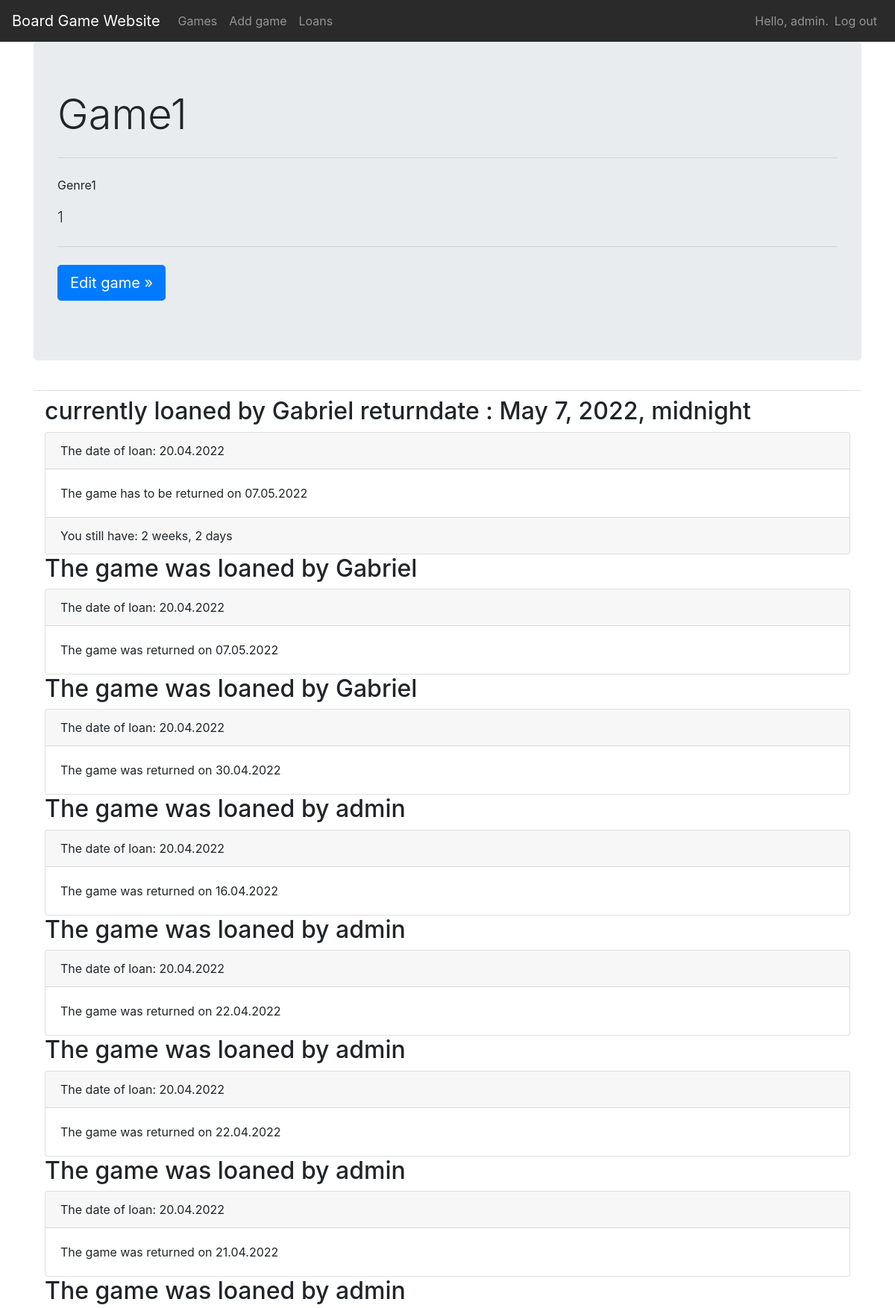
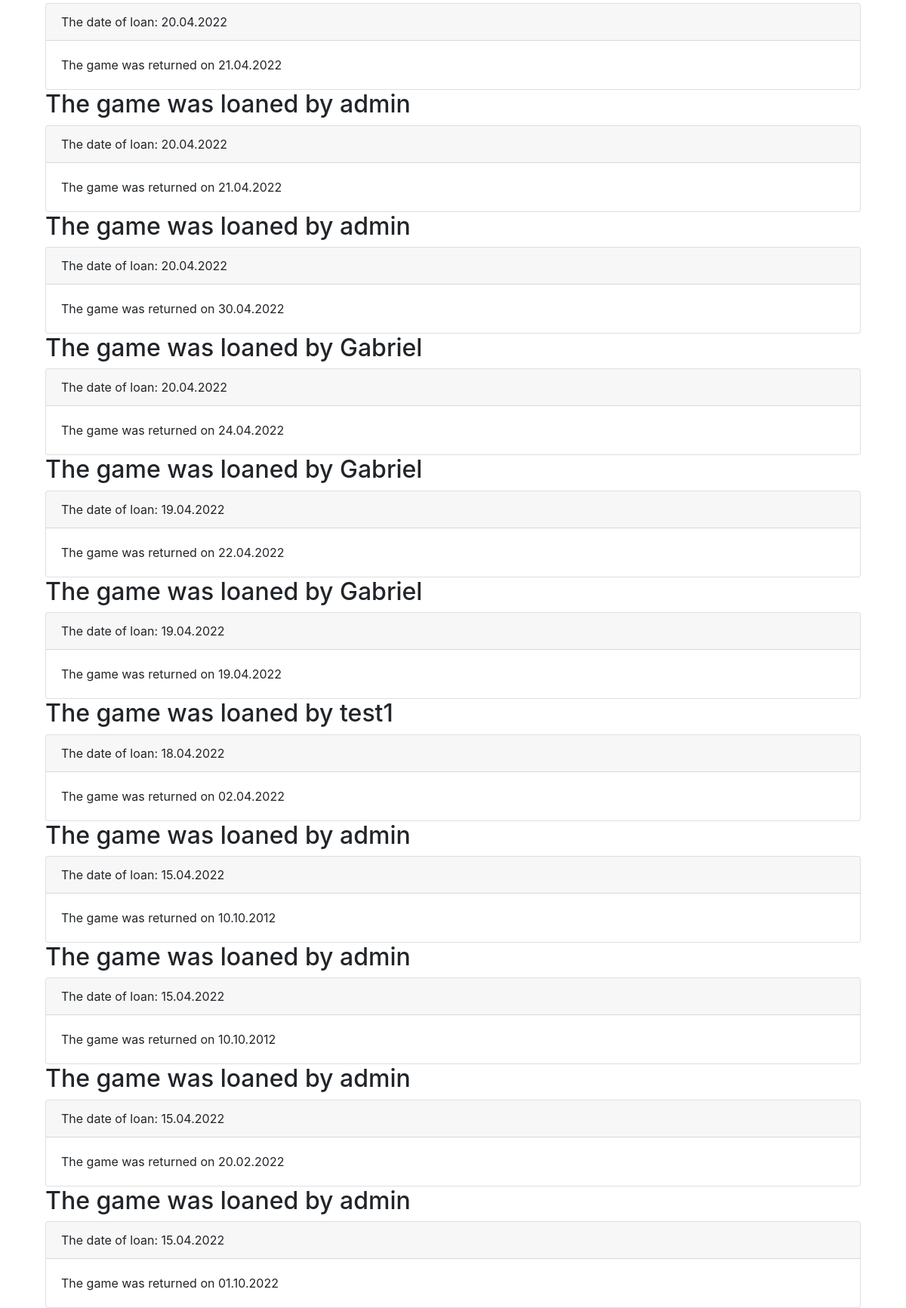
Page /games/7/ (signed in) on the committed database (2 pictures, top to bottom).
### board_games/models.py (models this page shows, shortened)
class BoardGame(models.Model):
    game = models.CharField(max_length=100)
    genre = models.CharField(max_length=200)
    year_published = models.IntegerField()
    description = models.CharField(max_length=500)
    owner = models.ForeignKey(User, on_delete=models.CASCADE)
    loaned = models.BooleanField(default=False)

class GameLoan(models.Model):
    game = models.ForeignKey(BoardGame, on_delete=models.CASCADE)
    owner = models.ForeignKey(User, on_delete=models.CASCADE)
    date_loaned = models.DateTimeField(auto_now_add=True)
    return_date = models.DateTimeField()
    returned = models.BooleanField(default=False)

### board_games/views.py (the view)
# urls.py: path("games/<int:game_id>/", views.game_info, name="game_info"),
@login_required
def game_info(request, game_id):
    game = BoardGame.objects.get(id=game_id)
    loans = GameLoan.objects.filter(game=game).order_by("-id")
    context = {"game": game, "loans": loans}
    return render(request, "board_games/game_info.html", context)

### board_games/templates/board_games/game_info.html (shortened to what this page needs)
{% extends 'board_games/base.html' %}
{% block page_header %}
<div class="jumbotron">
    <h1 class="display-4">{{game.game}}</h1>
    <hr class="my-4">
    <p>{{game.genre}}</p>
    <p class="lead">{{game.description}}</p>
    <hr class="my-4">
    <p class="lead">
        {% if game.owner == user %}
        <a class="btn btn-lg btn-primary" href="{% url 'board_games:edit_game' game.id %}">Edit game &raquo;</a>
        {% else %}
        <p>Game owner: {{ game.owner }}</p>
        {% endif %}
    </p>
</div>
{% endblock page_header %}
{% block content %}
{% if game.loaned %}
<div class="container">
    <h2> currently loaned by {{ loans.first.owner }} returndate : {{ loans.first.return_date }} </h2>
    <div class="card">
        <div class="card-header">The date of loan: {{ loans.first.date_loaned|date:'d.m.Y' }}</div>
        <div class="card-body">The game has to be returned on {{ loans.first.return_date|date:'d.m.Y' }}</div>
        <div class="card-footer">You still have: {{ loans.first.return_date|timeuntil:loans.first.date_loaned }}</div>
    </div>
</div>
{% endif %}
<div class="container">
    {% for loan in loans %}
    <h2>The game was loaned by {{ loan.owner }}</h2>
    <div class="card">
        <div class="card-header">The date of loan: {{ loan.date_loaned|date:'d.m.Y' }}</div>
        <div class="card-body">The game was returned on {{ loan.return_date|date:'d.m.Y' }}</div>
    </div>
    {% endfor %}
</div>
{% endblock content %}

### board_games/templates/board_games/base.html (shortened to what this page needs)
{% load bootstrap4 %}
<!DOCTYPE html>
<html lang="en">
<head>
  {% bootstrap_css %}
</head>
<body>
  <nav class="navbar navbar-expand-md navbar-dark" style="background-color: #2a2a2a;">
    <a class="navbar-brand" href="{% url 'board_games:index'%}">
      Board Game Website</a>
    <div class="collapse navbar-collapse" id="navbarCollapse">
      <ul class="navbar-nav mr-auto">
        <li class="nav-item">
          <a class="nav-link" href="{% url 'board_games:games'%}">
            Games</a>
        </li>
        <li class="nav-item">
          <a class="nav-link" href="{% url 'board_games:add_game'%}">
            Add game</a>
        </li>
        <li class="nav-item">
          <a class="nav-link" href="{% url 'board_games:loans'%}">
            Loans</a>
        </li>
      </ul>
      <ul class="navbar-nav ml-auto">
        {% if user.is_authenticated %}
        <li class="nav-item">
          <span class="navbar-text">Hello, {{ user.username }}.</span>
        </li>
        <li class="nav-item">
          <a class="nav-link" href="{% url 'users:log_out' %}">Log out</a>
        </li>
        {% else %}
        <li class="nav-item">
          <a class="nav-link" href="{% url 'users:register' %}">Register</a>
        </li>
        <li class="nav-item">
          <a class="nav-link" href="{% url 'users:login' %}">Log in</a></li>
        {% endif %}
      </ul>
    </div>
  </nav>
  <main role="main" class="container">
    <div class="pb-2 mb-2 border-bottom">
      {% block page_header %}
      {% endblock page_header %}
    </div>
    <div>
      {% block content %}
      {% endblock content %}
    </div>
  </main>
</body>
</html>

### rows in the picture
BoardGame: game "Game1", genre "Genre1", description "1"
GameLoan: first.owner "Gabriel", first.return_date "May 7, 2022, midnight", first.date_loaned "20.04.2022", first.return_date "07.05.2022", first.return_date "2 weeks, 2 days", owner "Gabriel", date_loaned "20.04.2022", return_date "07.05.2022"
GameLoan: owner "Gabriel", date_loaned "20.04.2022", return_date "30.04.2022"
GameLoan: owner "admin", date_loaned "20.04.2022", return_date "16.04.2022"
GameLoan: owner "admin", date_loaned "20.04.2022", return_date "22.04.2022"
GameLoan: owner "admin", date_loaned "20.04.2022", return_date "22.04.2022"
GameLoan: owner "admin", date_loaned "20.04.2022", return_date "21.04.2022"
GameLoan: owner "admin", date_loaned "20.04.2022", return_date "21.04.2022"
GameLoan: owner "admin", date_loaned "20.04.2022", return_date "21.04.2022"
GameLoan: owner "admin", date_loaned "20.04.2022", return_date "30.04.2022"
GameLoan: owner "Gabriel", date_loaned "20.04.2022", return_date "24.04.2022"
GameLoan: owner "Gabriel", date_loaned "19.04.2022", return_date "22.04.2022"
GameLoan: owner "Gabriel", date_loaned "19.04.2022", return_date "19.04.2022"
GameLoan: owner "test1", date_loaned "18.04.2022", return_date "02.04.2022"
GameLoan: owner "admin", date_loaned "15.04.2022", return_date "10.10.2012"
GameLoan: owner "admin", date_loaned "15.04.2022", return_date "10.10.2012"
GameLoan: owner "admin", date_loaned "15.04.2022", return_date "20.02.2022"
GameLoan: owner "admin", date_loaned "15.04.2022", return_date "01.10.2022"

### other values in the picture
{{ user.username }} "admin"
